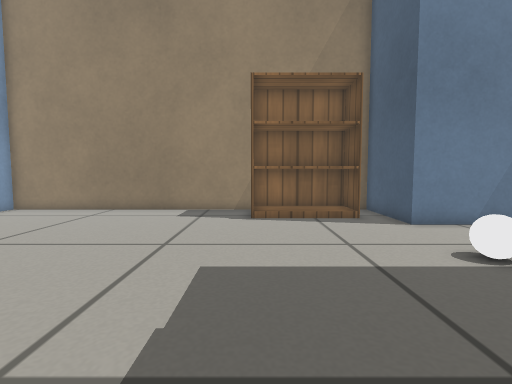
View 1 (above)

12 first-person views from a walk through a world built for the Gazebo simulator. The camera is 0.39 m above the floor, tilts 4° down and sees 85° across. The floor is counted in squares, 0.2 m on a side. Each view is taken from the middle of a square. On the plan, view 1 faces up. The plan holds only what a view shows up to about 16 squares ahead; the rest is blank. Simple patterns stand in for the simulator's built-in surfaces.

View 2
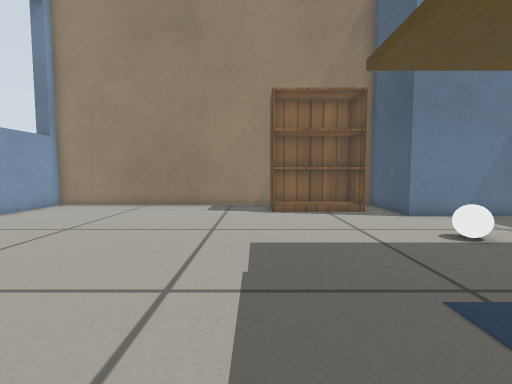

View 3
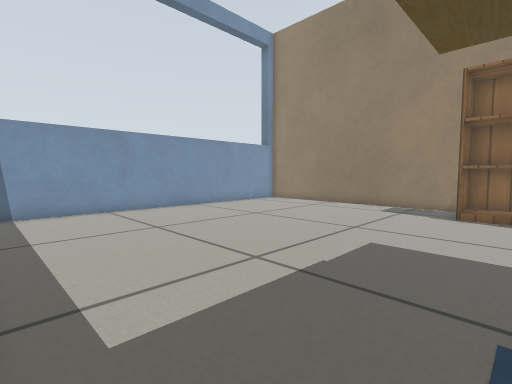

View 4
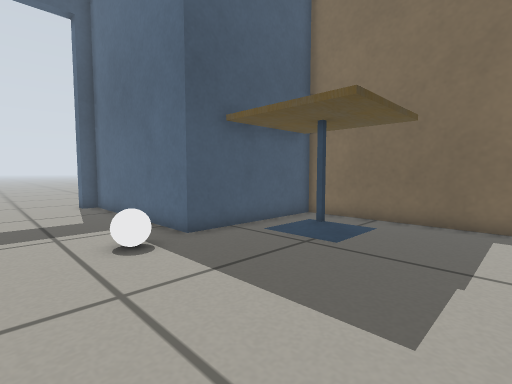

View 5
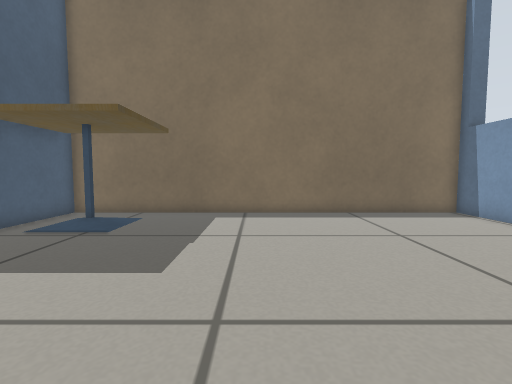

View 6
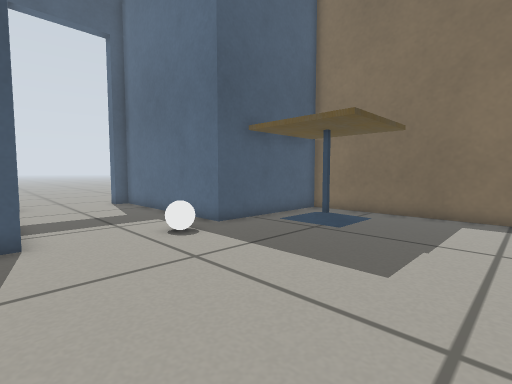

View 7
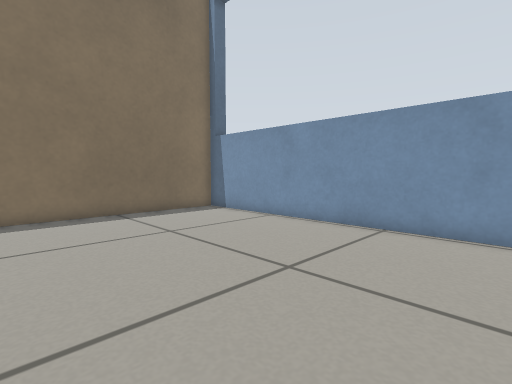

View 8
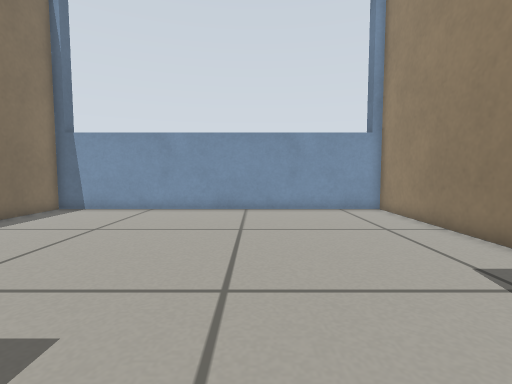

View 9
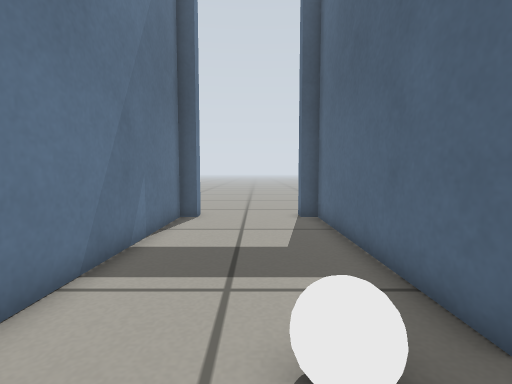

View 10
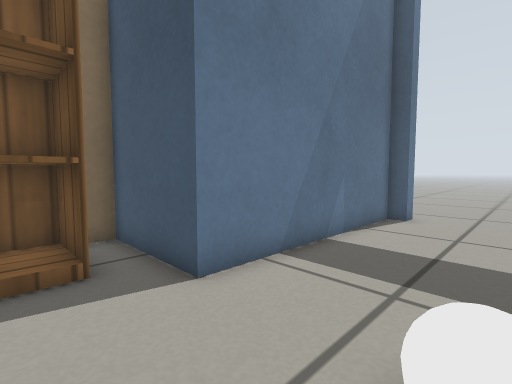

View 11
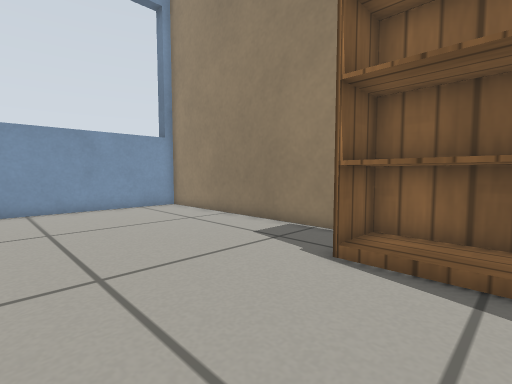

View 12
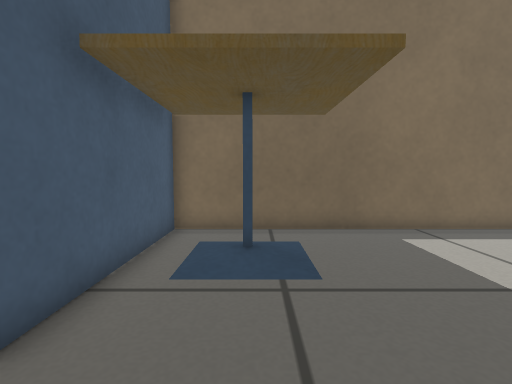

### Floor plan
Key: @ floor where view 1 was taken; # wall or solid block; . floor; D open door; B bookshelf; W white ball; T cafe table.
Columns run from 13 left of view 1 to 17 right of it. Each row starts with its distance up from view 1.
 15 ##############    ##
 14 #............BBBBB.#
 13 #............BBBBB.#
 12 #............BBBBB.#
 11 #..................#
 10 #..................###########.
  9 #...........................DD.
  8 #...........................DD.
  7 #...........................DD.
  6 #.................WW........DD.
  5 #...........................D#.
  4 #..................###########
  3 #.............TTTTT#
  2 #.............TTTTT#
  1 #.............TTTTT#
  0 #............@TTTTT#
 -1 #.............TTTTT#
 -2 #..................#
 -3 ####################

Where each view was taken, in squares from view 1:
view 1: 0 up, 0 right, facing up
view 2: 2 down, 1 left, facing up
view 3: 2 down, 2 right, facing up-left
view 4: 9 up, 2 left, facing down-right
view 5: 11 up, 3 left, facing down
view 6: 11 up, 3 left, facing down-right
view 7: 11 up, 3 left, facing down-left
view 8: 8 up, 2 right, facing left
view 9: 7 up, 3 right, facing right
view 10: 6 up, 3 right, facing up-right
view 11: 6 up, 3 right, facing up-left
view 12: 7 up, 3 right, facing down
